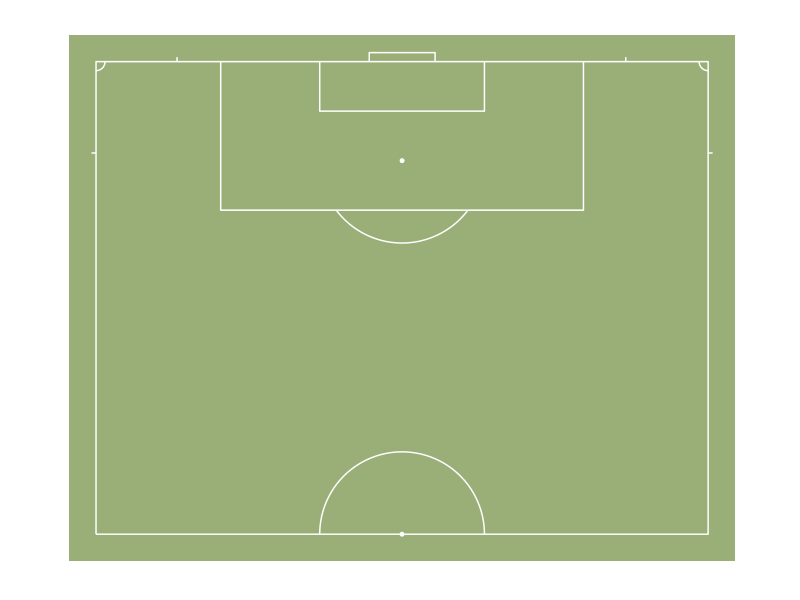

The R script that drew this image:
library('ggplot2')
library('ggthemes')

ggplot(data=data.frame(x=1,y=1),aes(x,y))+
  ###grass:
  geom_rect(aes(xmin = -3, xmax = 71, ymin = -3, ymax = 30),
            fill = "darkolivegreen4", alpha = 0.7) +
  geom_rect(aes(xmin = -3, xmax = 71, ymin = 30, ymax = 55.5),
            fill = "darkolivegreen4", alpha = 0.7) +
  ###pitch:
  geom_path(data=data.frame(x=c(0,0,68,68,0),y=c(0,52.5,52.5,0,0)), colour = "white")+
  ###centre circle:
  geom_path(data=data.frame(x=c(-9150:(-1)/1000,1:9150/1000)+34,y=c(sqrt(9.15^2-c(-9150:(-1)/1000,1:9150/1000)^2))),aes(x=x,y=y), colour = "white")+
  ##centre spot:
  geom_point(aes(x = 34, y = 0), size = 1, colour = "white") +
  ##penalty spot:
  geom_point(aes(x = 34, y = 41.5), size = 1, colour = "white") +
  ###penalty arc:
  geom_path(data=data.frame(x=c(-7300:(-1)/1000,1:7300/1000)+34,y=c(41.5-sqrt(9.15^2-c(-7300:(-1)/1000,1:7300/1000)^2))),aes(x=x,y=y), colour = "white")+
  ###corner arc:
  geom_path(data=data.frame(x=c(0:1000/1000),y=c(52.5-sqrt(1^2-c(0:1000/1000)^2))),aes(x=x,y=y), colour = "white")+
  geom_path(data=data.frame(x=c(0:1000/1000)+67,y=c(52.5-sqrt(1^2-c(-1000:0/1000)^2))),aes(x=x,y=y), colour = "white")+
  ###corner lines:
  geom_path(data=data.frame(x=c(0,-0.5),y=c(42.35,42.35)), colour = "white")+
  geom_path(data=data.frame(x=c(68,68.5),y=c(42.35,42.35)), colour = "white")+
  geom_path(data=data.frame(x=c(9,9),y=c(52.5,53)), colour = "white")+
  geom_path(data=data.frame(x=c(58.85,58.85),y=c(52.5,53)), colour = "white")+
  ###6-yard box:
  geom_path(data=data.frame(x=c(24.85,24.85,43.15,43.15),y=c(52.5,47,47,52.5)), colour = "white")+
  ###goal
  geom_path(data=data.frame(x=c(30.35,30.35,37.67,37.67),y=c(52.5,53.5,53.5,52.5)), colour = "white")+
  ###penalty area:
  geom_path(data=data.frame(x=c(13.85,13.85,54.15,54.15),y=c(52.5,36,36,52.5)), colour = "white")+
  ###fix aspect ratio to 1:1
  coord_fixed() +
  ###remove all non-geom elements
  theme_solid()
